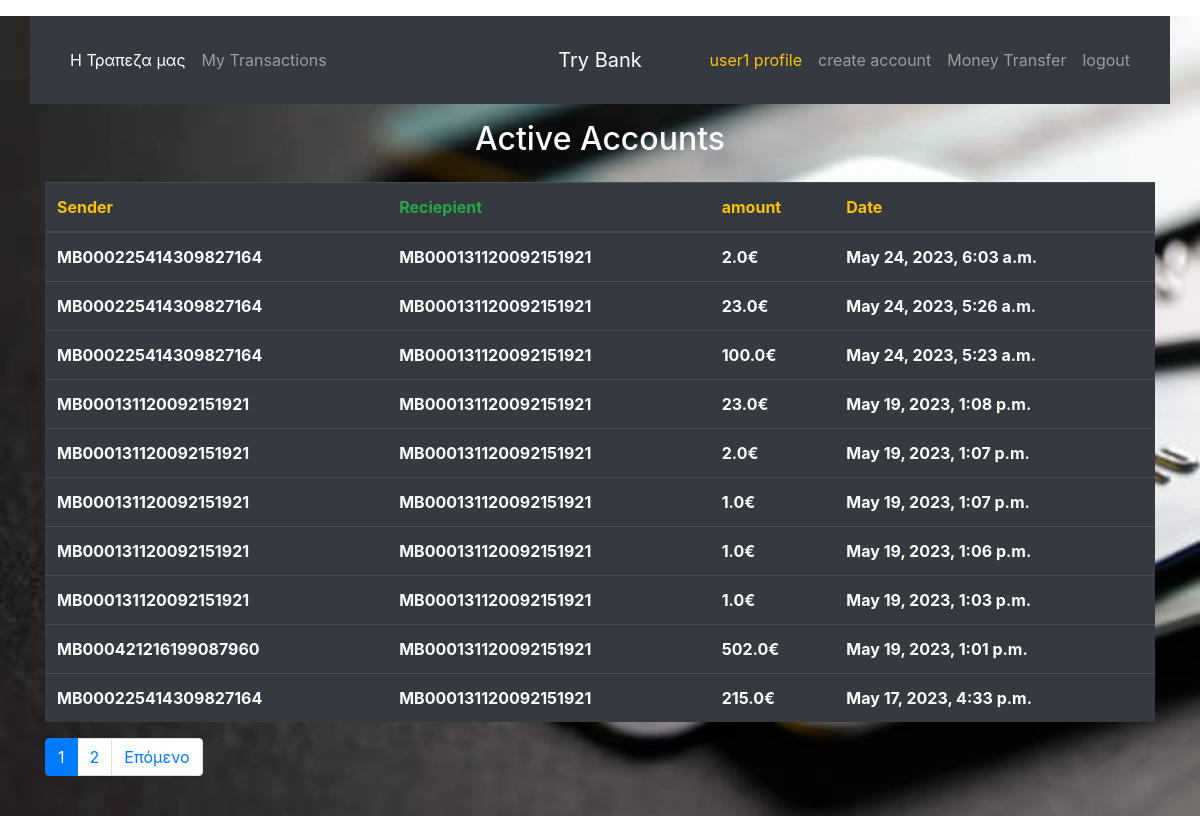
The page /my_transactions/ (signed in) on the database as committed earlier.
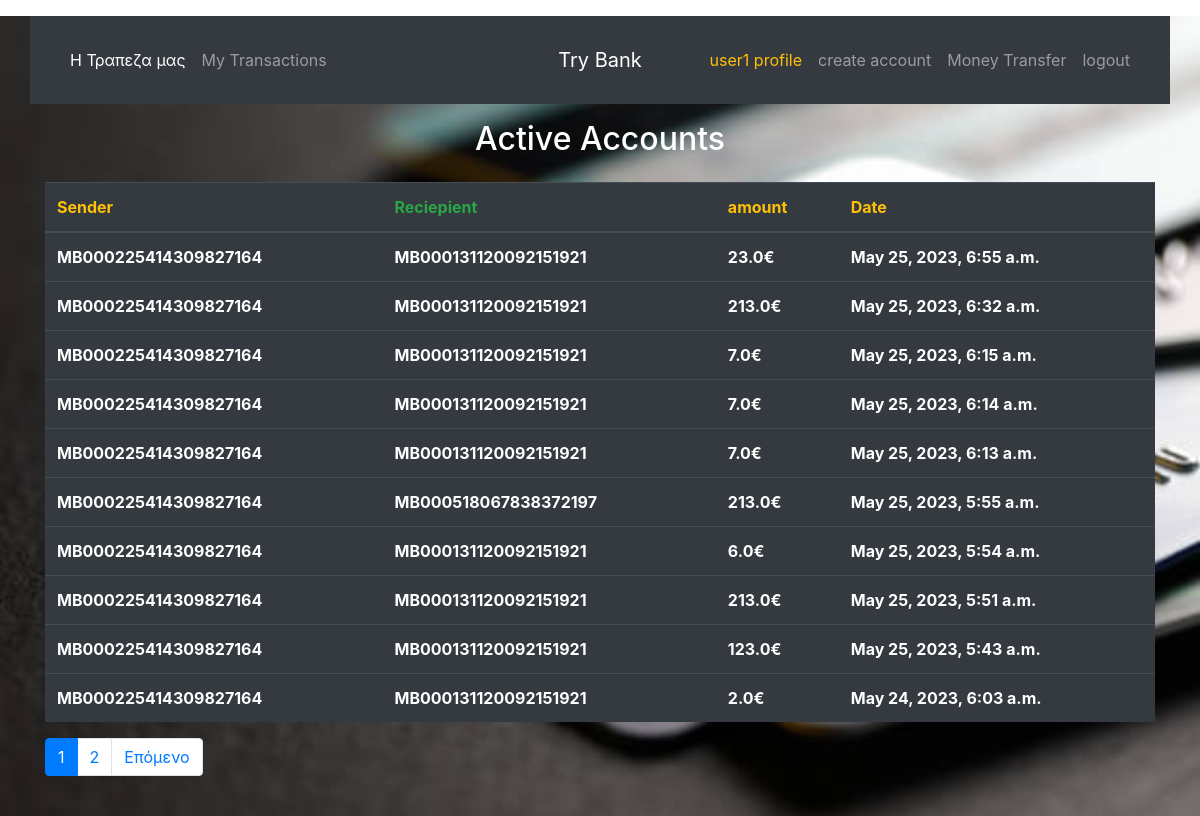
The same page on the database as committed later.
### customers/models.py (models this page shows, shortened)
class Transactions(models.Model):
    sender_acc = models.ForeignKey(Accounts,on_delete=models.CASCADE, related_name='sender_acc')
    recipient_acc = models.ForeignKey(Accounts, on_delete=models.CASCADE, related_name='recipient_acc')
    amount = models.FloatField()
    date = models.DateTimeField(auto_now_add=True,null=True, blank=True)

class Accounts(models.Model):
    owner = models.ForeignKey(User, on_delete = models.CASCADE)
    acc_number = models.CharField(primary_key=True, max_length=20)
    balance = models.FloatField(default= 0)

### customers/views.py (the view)
# urls.py: path('my_transactions/',views.my_transactions, name= 'my_transactions'),
@login_required()
def my_transactions(request):
    user = request.user
    sender = Accounts.objects.filter(owner= user).all()
    saw_me = Transactions.objects.filter((Q(sender_acc__in=sender) | Q(recipient_acc__in=sender)))
    saw_me = saw_me.order_by('-date')
    paginator = Paginator(saw_me, per_page=10)
    page_number = request.GET.get('page', 1)
    pagin = paginator.get_page(page_number)
    context = {
        'pagin' : pagin,
    }
    return render(request, 'mytransactions.html', context)

### templates/mytransactions.html (shortened to what this page needs)
{% extends 'welcome_page.html' %}
{% block content %}
<div class="container">
    <div>
  <h2 class="text-center text-white">Active Accounts</h2>
    </div>
<div class="mt-4">
  <table class="table table-dark mt-4">
    <thead>
      <tr>
        <th class="text-warning">Sender</th>
        <th class="text-success">Reciepient</th>
        <th class="text-warning">amount</th>
        <th class="text-warning">Date</th>
      </tr>
    </thead>
      {% for object in pagin %}
      <tr>
          <th>{{object.sender_acc.acc_number}}</th>
          <th>{{object.recipient_acc.acc_number}}</th>
          <th>{{object.amount}}€</th>
          <th>{{object.date}}</th>
      </tr>
        {% endfor %}
      </table>
<nav aria-label="...">
  <ul class="pagination mt-3">
<li class="page-item active">
      <span class="page-link">{{pagin.number}}
      </span>
</li>
    {% if pagin.has_next%}
    <li class="page-item"><a class="page-link" href="?page={{pagin.next_page_number}}">{{pagin.next_page_number}}</a></li>
     <li class="page-item">
      <a class="page-link" href="?page={{pagin.next_page_number}}">Επόμενο</a>
       </li>
    {% endif %}
  </ul>
</nav>
</div>
</div>
{% endblock content %}

Rows that differ between the two databases and show on the page:
no longer on this page (row unchanged): Transactions: sender_acc.acc_number "MB000225414309827164", recipient_acc.acc_number "MB000131120092151921", amount "23.0", date "May 24, 2023, 5:26 a.m."
no longer on this page (row unchanged): Transactions: sender_acc.acc_number "MB000225414309827164", recipient_acc.acc_number "MB000131120092151921", amount "100.0", date "May 24, 2023, 5:23 a.m."
no longer on this page (row unchanged): Transactions: sender_acc.acc_number "MB000131120092151921", recipient_acc.acc_number "MB000131120092151921", amount "23.0", date "May 19, 2023, 1:08 p.m."
no longer on this page (row unchanged): Transactions: sender_acc.acc_number "MB000131120092151921", recipient_acc.acc_number "MB000131120092151921", amount "2.0", date "May 19, 2023, 1:07 p.m."
no longer on this page (row unchanged): Transactions: sender_acc.acc_number "MB000131120092151921", recipient_acc.acc_number "MB000131120092151921", amount "1.0", date "May 19, 2023, 1:07 p.m."
no longer on this page (row unchanged): Transactions: sender_acc.acc_number "MB000131120092151921", recipient_acc.acc_number "MB000131120092151921", amount "1.0", date "May 19, 2023, 1:06 p.m."
no longer on this page (row unchanged): Transactions: sender_acc.acc_number "MB000131120092151921", recipient_acc.acc_number "MB000131120092151921", amount "1.0", date "May 19, 2023, 1:03 p.m."
no longer on this page (row unchanged): Transactions: sender_acc.acc_number "MB000421216199087960", recipient_acc.acc_number "MB000131120092151921", amount "502.0", date "May 19, 2023, 1:01 p.m."
no longer on this page (row unchanged): Transactions: sender_acc.acc_number "MB000225414309827164", recipient_acc.acc_number "MB000131120092151921", amount "215.0", date "May 17, 2023, 4:33 p.m."
added Transactions: sender_acc.acc_number "MB000225414309827164", recipient_acc.acc_number "MB000131120092151921", amount "23.0", date "May 25, 2023, 6:55 a.m."
added Transactions: sender_acc.acc_number "MB000225414309827164", recipient_acc.acc_number "MB000131120092151921", amount "213.0", date "May 25, 2023, 6:32 a.m."
added Transactions: sender_acc.acc_number "MB000225414309827164", recipient_acc.acc_number "MB000131120092151921", amount "7.0", date "May 25, 2023, 6:15 a.m."
added Transactions: sender_acc.acc_number "MB000225414309827164", recipient_acc.acc_number "MB000131120092151921", amount "7.0", date "May 25, 2023, 6:14 a.m."
added Transactions: sender_acc.acc_number "MB000225414309827164", recipient_acc.acc_number "MB000131120092151921", amount "7.0", date "May 25, 2023, 6:13 a.m."
added Transactions: sender_acc.acc_number "MB000225414309827164", recipient_acc.acc_number "MB000518067838372197", amount "213.0", date "May 25, 2023, 5:55 a.m."
added Transactions: sender_acc.acc_number "MB000225414309827164", recipient_acc.acc_number "MB000131120092151921", amount "6.0", date "May 25, 2023, 5:54 a.m."
added Transactions: sender_acc.acc_number "MB000225414309827164", recipient_acc.acc_number "MB000131120092151921", amount "213.0", date "May 25, 2023, 5:51 a.m."
added Transactions: sender_acc.acc_number "MB000225414309827164", recipient_acc.acc_number "MB000131120092151921", amount "123.0", date "May 25, 2023, 5:43 a.m."
